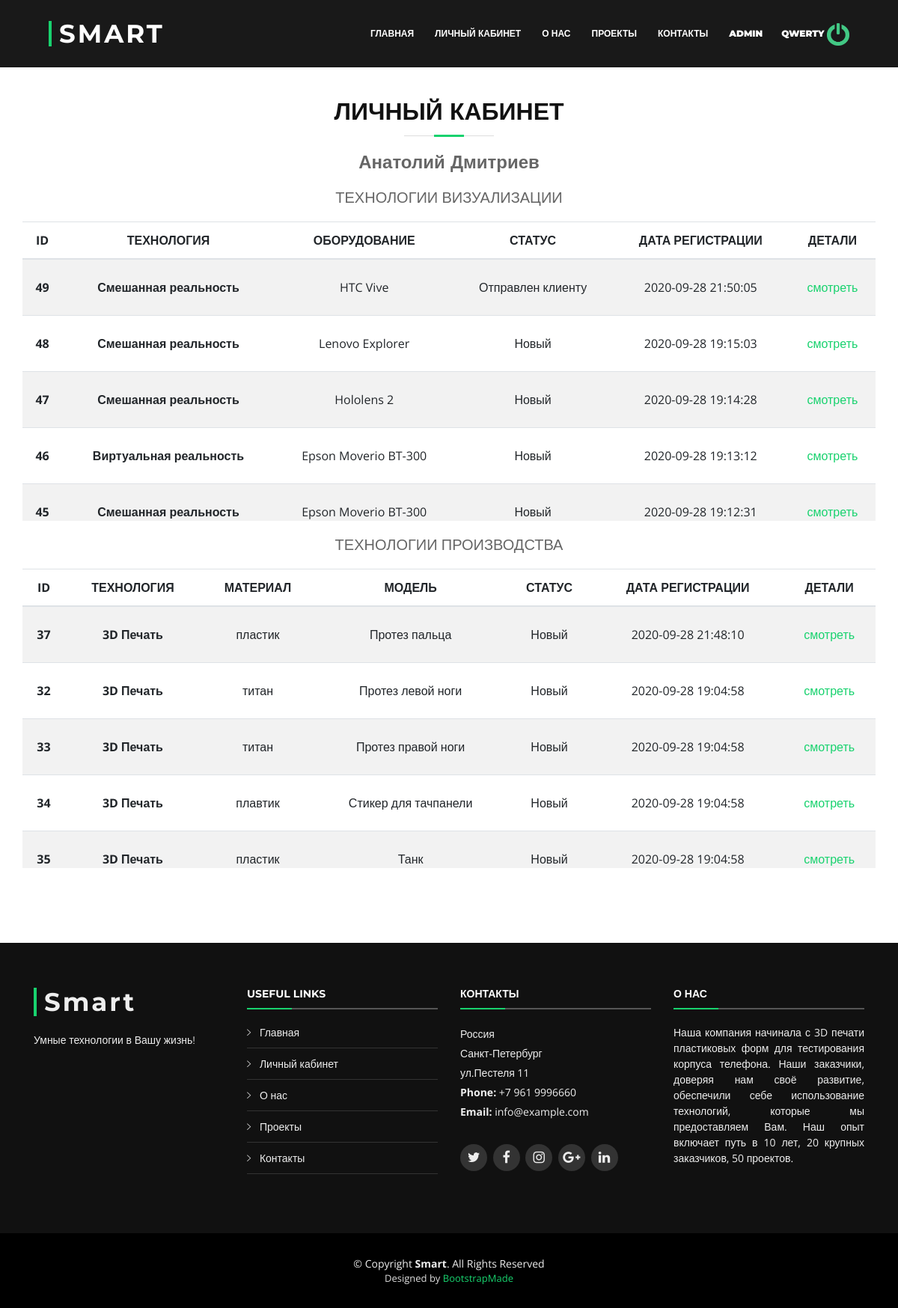
Screenshot of /personal.php (signed in) with the database file from the repository.
### tables this page shows
CREATE TABLE `users` (
  `id` int(11) NOT NULL,
  `login` varchar(255) NOT NULL,
  `phone` varchar(255) NOT NULL,
  `email` varchar(255) NOT NULL,
  `password` varchar(255) NOT NULL,
  `confirm_mail` varchar(255) NOT NULL,
  `verified` int(11) NOT NULL DEFAULT 0,
  `first_name` varchar(255) NOT NULL,
  `second_name` varchar(255) NOT NULL,
  `admin_param` varchar(255) NOT NULL DEFAULT 'User'
);

CREATE TABLE `orders_vr` (
  `id` int(11) NOT NULL,
  `user_id` int(11) NOT NULL,
  `equi` varchar(255) NOT NULL,
  `description` varchar(255) NOT NULL,
  `use_type` varchar(255) NOT NULL,
  `quantity` varchar(255) NOT NULL,
  `place` varchar(255) NOT NULL,
  `photo` varchar(255) NOT NULL DEFAULT '0',
  `balls` varchar(255) NOT NULL DEFAULT '0',
  `clothes` varchar(255) NOT NULL DEFAULT '0',
  `eat` varchar(255) NOT NULL DEFAULT '0',
  `quest` varchar(255) NOT NULL DEFAULT '0',
  `status` varchar(255) NOT NULL DEFAULT 'Новый',
  `category_id` int(11) NOT NULL,
  `data_create` datetime NOT NULL DEFAULT current_timestamp(),
  `address` text NOT NULL
);

CREATE TABLE `categories` (
  `id` int(11) NOT NULL,
  `title` varchar(255) NOT NULL,
  `category_id` int(11) NOT NULL
);

CREATE TABLE `orders_3d` (
  `id` int(11) NOT NULL,
  `user_id` int(11) NOT NULL,
  `service` varchar(255) NOT NULL,
  `create_at` datetime NOT NULL DEFAULT current_timestamp(),
  `address` longtext NOT NULL,
  `user_name` varchar(255) NOT NULL,
  `status` varchar(255) NOT NULL DEFAULT 'Новый',
  `model` varchar(255) NOT NULL,
  `description` text NOT NULL,
  `size_model` varchar(255) NOT NULL,
  `scale` varchar(255) NOT NULL,
  `accuracy` varchar(255) NOT NULL,
  `material` varchar(255) NOT NULL,
  `platform` varchar(255) NOT NULL,
  `packaging` varchar(255) NOT NULL,
  `file_modeles` varchar(255) NOT NULL,
  `file_document` varchar(255) NOT NULL,
  `category_id` int(11) NOT NULL
);

### personal.php (the view, shortened to what this page needs)
<?php
  include 'parts/header.php';
 ?>
<div id="block-main">
<header class="section-header">
            <h3 class="section-title">ЛИЧНЫЙ КАБИНЕТ</h3>
            <?php
              $sql = "SELECT * FROM `users` WHERE `id` = '" . $_COOKIE['polzovatel_id'] . "' ";
                $result = $conn->query($sql);
                $row = mysqli_fetch_assoc($result);
                ?><h4 class="h4"><?php echo $row['first_name']; echo " "; echo $row['second_name']; ?> </h4>
</header>
<h5>ТЕХНОЛОГИИ ВИЗУАЛИЗАЦИИ</h5>
<div class="block-table">
      <div class="table-wrapper-scroll-y my-custom-scrollbar">
        <table class="table table-striped">
          <thead>
            <tr>
              <th class="text-center" scope="col">ID</th>
              <th class="text-center" scope="col">ТЕХНОЛОГИЯ</th>
              <th class="text-center" scope="col">ОБОРУДОВАНИЕ</th>
              <th class="text-center" scope="col">СТАТУС</th>
              <th class="text-center" scope="col">ДАТА РЕГИСТРАЦИИ</th>
              <th class="text-center" scope="col">ДЕТАЛИ</th>
            </tr>
          </thead>
          <tbody>
          <?php
          $sql = "SELECT * FROM `orders_vr` WHERE `user_id` = '" . $_COOKIE['polzovatel_id'] . "'ORDER BY `orders_vr`.`data_create` DESC";
          $result = $conn->query($sql);
          while ($row = mysqli_fetch_assoc($result)) {
            ?>
            <tr class="m-3 text-center" style="line-height:50px">
            <th >
              <?php echo $row['id'] ?>
              </th>
            <th >
              <?php
              $sql_ser_vr = "SELECT * FROM `categories` WHERE `category_id` = '" . $row['category_id'] . "' ";
              $result_ser_vr = $conn->query($sql_ser_vr);
              $row_ser_vr = mysqli_fetch_assoc($result_ser_vr);
              echo $row_ser_vr['title'];
              ?>
              </th>
              <td>
              <?php echo $row['equi'] ?>
              </td>
              <td><?php echo $row['status']?></td>
              <td><?php echo $row['data_create']?></td>
              <td><a href="/services/order-details-vr.php?id=<?php echo $row['id'] ?>">смотреть</a></td>
            </tr>
            <?php
                  }
                  ?>
          </tbody>
        </table>
      </div>
</div>
<h5>ТЕХНОЛОГИИ ПРОИЗВОДСТВА</h5>
    <div class="block-table">
          <div class="table-wrapper-scroll-y my-custom-scrollbar">
            <table class="table table-striped">
            <thead>
                <tr>
                  <th class="text-center" scope="col">ID</th>
                  <th class="text-center" scope="col">ТЕХНОЛОГИЯ</th>
                  <th class="text-center" scope="col">МАТЕРИАЛ</th>
                  <th class="text-center"  scope="col">МОДЕЛЬ</th>
                  <th class="text-center"  scope="col">СТАТУС</th>
                  <th class="text-center"  scope="col">ДАТА РЕГИСТРАЦИИ</th>
                  <th class="text-center"  scope="col">ДЕТАЛИ</th>
                </tr>
                </thead>
                <tbody>
                <?php
                $sql = "SELECT * FROM `orders_3D` WHERE `user_id` = '" . $_COOKIE['polzovatel_id'] . "' ORDER BY `orders_3d`.`create_at` DESC";
                $result = $conn->query($sql);
                while ($row = mysqli_fetch_assoc($result)) {
                ?>
                <tr class="m-3 text-center" style="line-height:50px">
                  <th class="text-center">
                  <?php echo $row['id'] ?>
                  </th>
                  <th >
                  <?php
                  $sql_ser_3d = "SELECT * FROM `categories` WHERE `category_id` = '" . $row['category_id'] . "' ";
                  $result_ser_3d = $conn->query($sql_ser_3d);
                  $row_ser_3d = mysqli_fetch_assoc($result_ser_3d);
                  echo $row_ser_3d['title'];
                  ?>
                  </th>
                  <td>
                  <?php echo $row['material'] ?>
                  </td>
                  <td>
                  <?php echo $row['model'] ?>
                  </td>
                  <td><?php echo $row['status']?></td>
                  <td><?php echo $row['create_at']?></td>
                  <td><a href="/services/order-details-3d.php?id=<?php echo $row['id'] ?>">смотреть</a></td>
                </tr>
                <?php
                      }
                      ?>
                </tbody>
            </table>
          </div>
    </div>
</div>
 <?php
  include 'parts/footer.php';
 ?>

### parts/header.php (shortened to what this page needs)
<!DOCTYPE html>
<html lang="en">
<head>
  <link href="../assets/vendor/bootstrap/css/bootstrap.min.css" rel="stylesheet">
  <link href="../assets/vendor/icofont/icofont.min.css" rel="stylesheet">
  <link href="../assets/vendor/font-awesome/css/font-awesome.min.css" rel="stylesheet">
  <link href="../assets/vendor/ionicons/css/ionicons.min.css" rel="stylesheet">
  <link href="../assets/vendor/animate.css/animate.min.css" rel="stylesheet">
  <link href="../assets/vendor/venobox/venobox.css" rel="stylesheet">
  <link href="../assets/vendor/owl.carousel/assets/owl.carousel.min.css" rel="stylesheet">
  <link href="../assets/vendor/aos/aos.css" rel="stylesheet">
  <link href="../assets/css/style.css" rel="stylesheet">
  <link href="../assets/css/new.css" rel="stylesheet">
</head>
<body>
  <?php
    include $_SERVER['DOCUMENT_ROOT'] ."/config/db.php";
   ?>
<!-- <?php
      if (isset($_COOKIE["polzovatel_id"])) {
        $link = ("/personal.php");
      } else {
        $link = ("/index.php");
        echo "<script>alert(\"Вы не авторизованы\");</script>";
        }
      ?> -->
  <header id="header" class="fixed-top header-transparent">
    <div class="container-fluid">
      <div class="row justify-content-center">
        <div class="col-xl-11 d-flex align-items-center">
          <h1 class="logo mr-auto"><a href="/index.php">SMART</a></h1>
          <nav class="nav-menu d-none d-lg-block">
            <ul>
              <li class="<?php if($page == "home"){ echo 'active';} ?>"><a  href="/#intro">Главная</a></li>
              <li class="<?php if($page == "personal"){ echo 'active';} ?>"><a
              <?php
                if (isset($_COOKIE["polzovatel_id"])) {
                  $link = ("/personal.php");
                } else {
                  $link = ("/login.php");
                  }
                ?>
              href="<?php echo $link ?>">Личный кабинет</a></li>
              <li><a href="/#about">О нас</a></li>
              <li><a href="/#portfolio">Проекты</a></li>
              <li><a href="/#team">Контакты</a></li>
              <?php
                  if (isset($_COOKIE["polzovatel_id"])) {
                        $sql = "SELECT * FROM `users` WHERE `id` = " . $_COOKIE["polzovatel_id"] . " AND `admin_param` = 'Admin'";
                        $result = $conn->query($sql);
                        $polzovatel_admin = mysqli_fetch_assoc($result);
                        if($polzovatel_admin) {
                          ?>
                              <li><a href="/admin/modules/orders.php"><strong>Admin</strong></a></li>
                          <?php
                        }
                  }
                  if (isset($_COOKIE["polzovatel_id"])) {
                        $sql = "SELECT * FROM users WHERE id=" . $_COOKIE["polzovatel_id"];
                        $result = $conn->query($sql);
                        $polzovatel = mysqli_fetch_assoc($result);
                          ?>
                              <a class="login" href="exit.php?exit=<?php echo $_COOKIE["polzovatel_id"] ?>" class="ml-3" name="exit"><strong><?php echo $polzovatel["login"]; ?> <img style="width: 30px; height: 30px " src="/assets/img/exit.png"></strong></a>
                          <?php
                  }else {
                    ?>
                      <a class="logout" href="/login.php" class="btn btn-outline-success ml-2">ВОЙТИ <span></span> </a>
                    <?php
                  }
                  ?>
            </ul>
          </nav>
        </div>
      </div>
    </div>
  </header>

### assets/css/style.css (style rules this page uses)
#header .login { margin-top: 5px; margin-left: 25px; }
body { background: #fff; color: #666666; font-family: "Open Sans", sans-serif; }
a { color: #18d26e; transition: 0.5s; }
h1, h2, h3, h4, h5, h6 { font-family: "Montserrat", sans-serif; font-weight: 400; margin: 0 0 20px 0; padding: 0; }
#header { transition: all 0.5s; z-index: 997; padding: 26px 0; background: rgba(0, 0, 0, 0.9); }
#header .logo { font-size: 34px; margin: 0; padding: 0; line-height: 1; font-family: "Montserrat", sans-serif; font-weight: 700; letter-spacing: 3px; padding-left: 10px; border-left: 4px solid #18d26e; }
#header .logo a { color: #fff; }
.nav-menu ul { margin: 0; padding: 0; list-style: none; }
.nav-menu > ul { display: flex; }
.nav-menu > ul > li { position: relative; white-space: nowrap; padding: 10px 0 10px 28px; }
.nav-menu a { display: block; position: relative; color: #fff; transition: 0.3s; font-size: 12px; font-family: "Montserrat", sans-serif; text-transform: uppercase; font-weight: 600; }
.mobile-nav { position: fixed; top: 55px; right: 15px; bottom: 15px; left: 15px; z-index: 9999; overflow-y: auto; background: #fff; transition: ease-in-out 0.2s; opacity: 0; visibility: hidden; border-radius: 10px; padding: 10px 0; }
.mobile-nav * { margin: 0; padding: 0; list-style: none; }
.mobile-nav a { display: block; position: relative; color: #333333; padding: 10px 20px; font-weight: 500; outline: none; }
.section-header h3 { font-size: 32px; color: #111; text-transform: uppercase; text-align: center; font-weight: 700; position: relative; padding-bottom: 15px; }
.section-header h3::before { content: ''; position: absolute; display: block; width: 120px; height: 1px; background: #ddd; bottom: 1px; left: calc(50% - 60px); }
.section-header h3::after { content: ''; position: absolute; display: block; width: 40px; height: 3px; background: #18d26e; bottom: 0; left: calc(50% - 20px); }

### assets/css/new.css (style rules this page uses)
.my-custom-scrollbar { position: relative; height: 400px; overflow: auto; }
.table-wrapper-scroll-y { display: block; }
#block-main { position: relative; width: 1140px; height: 1000px; margin: 130px auto }
#block-main .h4 { font-weight: 900; text-align: center; }
#block-main h5 { text-align: center; margin-top: 20px; }

### rows the page displays
users: login "QWERTY", first_name "Анатолий", second_name "Дмитриев"
orders_vr: id "49", categories.title "Смешанная реальность", equi "HTC Vive", status "Отправлен клиенту", data_create "2020-09-28 21:50:05"
orders_vr: id "48", categories.title "Смешанная реальность", equi "Lenovo Explorer", status "Новый", data_create "2020-09-28 19:15:03"
orders_vr: id "47", categories.title "Смешанная реальность", equi "Hololens 2", status "Новый", data_create "2020-09-28 19:14:28"
orders_vr: id "46", category.title "Виртуальная реальность", equi "Epson Moverio BT-300", status "Новый", data_create "2020-09-28 19:13:12"
orders_vr: id "45", categories.title "Смешанная реальность", equi "Epson Moverio BT-300", status "Новый", data_create "2020-09-28 19:12:31"
orders_3d: id "37", category.title "3D Печать", material "пластик", model "Протез пальца", status "Новый", create_at "2020-09-28 21:48:10"
orders_3d: id "32", category.title "3D Печать", material "титан", model "Протез левой ноги", status "Новый", create_at "2020-09-28 19:04:58"
orders_3d: id "33", category.title "3D Печать", material "титан", model "Протез правой ноги", status "Новый", create_at "2020-09-28 19:04:58"
orders_3d: id "34", category.title "3D Печать", material "плавтик", model "Стикер для тачпанели", status "Новый", create_at "2020-09-28 19:04:58"
orders_3d: id "35", category.title "3D Печать", material "пластик", model "Танк", status "Новый", create_at "2020-09-28 19:04:58"
